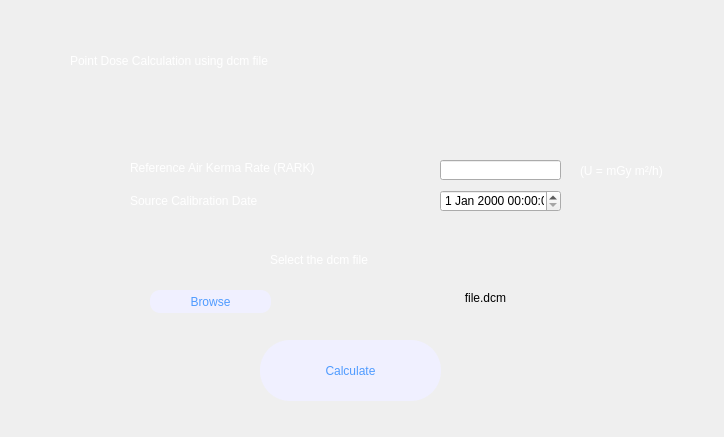
<?xml version="1.0" encoding="UTF-8"?>
<ui version="4.0">
    <class>Dialog</class>
    <widget class="QDialog" name="Dialog">
        <property name="geometry">
            <rect>
                <x>0</x>
                <y>0</y>
                <width>724</width>
                <height>437</height>
            </rect>
        </property>
        <property name="windowTitle">
            <string>Dialog</string>
        </property>
        <property name="styleSheet">
            <string notr="true">QDialog#Dialog{
                background-color:qlineargradient(spread:pad, x1:0.512, y1:0, x2:0.546, y2:1, stop:0 rgba(21, 35, 225,
                255), stop:1 rgba(255, 255, 255, 255));}
            </string>
        </property>
        <widget class="QLabel" name="label">
            <property name="geometry">
                <rect>
                    <x>70</x>
                    <y>30</y>
                    <width>601</width>
                    <height>61</height>
                </rect>
            </property>
            <property name="styleSheet">
                <string notr="true">font: 75 26pt &quot;MS Shell Dlg 2&quot;;color:rgb(255, 255, 255);</string>
            </property>
            <property name="text">
                <string>Point Dose Calculation using dcm file</string>
            </property>
        </widget>
        <widget class="QLabel" name="label_2">
            <property name="geometry">
                <rect>
                    <x>130</x>
                    <y>160</y>
                    <width>301</width>
                    <height>16</height>
                </rect>
            </property>
            <property name="styleSheet">
                <string notr="true">color:rgb(255, 255, 255);
                    font: 14pt &quot;MS Shell Dlg 2&quot;;
                </string>
            </property>
            <property name="text">
                <string>Reference Air Kerma Rate (RARK)</string>
            </property>
        </widget>
        <widget class="QLabel" name="label_3">
            <property name="geometry">
                <rect>
                    <x>130</x>
                    <y>190</y>
                    <width>201</width>
                    <height>21</height>
                </rect>
            </property>
            <property name="styleSheet">
                <string notr="true">color:rgb(255, 255, 255);
                    font: 14pt &quot;MS Shell Dlg 2&quot;;
                </string>
            </property>
            <property name="text">
                <string>Source Calibration Date</string>
            </property>
        </widget>
        <widget class="QLineEdit" name="lineRAKR">
            <property name="geometry">
                <rect>
                    <x>440</x>
                    <y>160</y>
                    <width>121</width>
                    <height>20</height>
                </rect>
            </property>
        </widget>
        <widget class="QDateTimeEdit" name="dateTimeEdit">
            <property name="geometry">
                <rect>
                    <x>440</x>
                    <y>190</y>
                    <width>121</width>
                    <height>22</height>
                </rect>
            </property>
        </widget>
        <widget class="QLabel" name="file_name">
            <property name="geometry">
                <rect>
                    <x>320</x>
                    <y>290</y>
                    <width>331</width>
                    <height>16</height>
                </rect>
            </property>
            <property name="text">
                <string>&lt;html&gt;&lt;head/&gt;&lt;body&gt;&lt;p align=&quot;center&quot;&gt;file.dcm&lt;/p&gt;&lt;/body&gt;&lt;/html&gt;</string>
            </property>
        </widget>
        <widget class="QLabel" name="label_5">
            <property name="geometry">
                <rect>
                    <x>270</x>
                    <y>250</y>
                    <width>171</width>
                    <height>20</height>
                </rect>
            </property>
            <property name="styleSheet">
                <string notr="true">color:rgb(255, 255, 255);
                    font: 14pt &quot;MS Shell Dlg 2&quot;;
                </string>
            </property>
            <property name="text">
                <string>Select the dcm file</string>
            </property>
        </widget>
        <widget class="QPushButton" name="browseButton">
            <property name="geometry">
                <rect>
                    <x>150</x>
                    <y>290</y>
                    <width>121</width>
                    <height>23</height>
                </rect>
            </property>
            <property name="styleSheet">
                <string notr="true">border-radius: 10px;
                    background-color:rgb(240, 240, 255);
                    font: 12pt &quot;MS Shell Dlg 2&quot;;
                    color:rgb(79, 155, 255)
                </string>
            </property>
            <property name="text">
                <string>Browse</string>
            </property>
        </widget>
        <widget class="QPushButton" name="calculate_button">
            <property name="geometry">
                <rect>
                    <x>260</x>
                    <y>340</y>
                    <width>181</width>
                    <height>61</height>
                </rect>
            </property>
            <property name="styleSheet">
                <string notr="true">border-radius: 30px;
                    background-color:rgb(240, 240, 255);
                    font: 16pt &quot;MS Shell Dlg 2&quot;;
                    color:rgb(79, 155, 255)
                </string>
            </property>
            <property name="text">
                <string>Calculate</string>
            </property>
        </widget>
        <widget class="QLabel" name="label_4">
            <property name="geometry">
                <rect>
                    <x>580</x>
                    <y>160</y>
                    <width>141</width>
                    <height>21</height>
                </rect>
            </property>
            <property name="styleSheet">
                <string notr="true">color:rgb(255, 255, 255);
                    font: 14pt &quot;MS Shell Dlg 2&quot;;
                </string>
            </property>
            <property name="text">
                <string>(U = mGy m²/h)</string>
            </property>
        </widget>
    </widget>
    <resources/>
    <connections/>
</ui>
